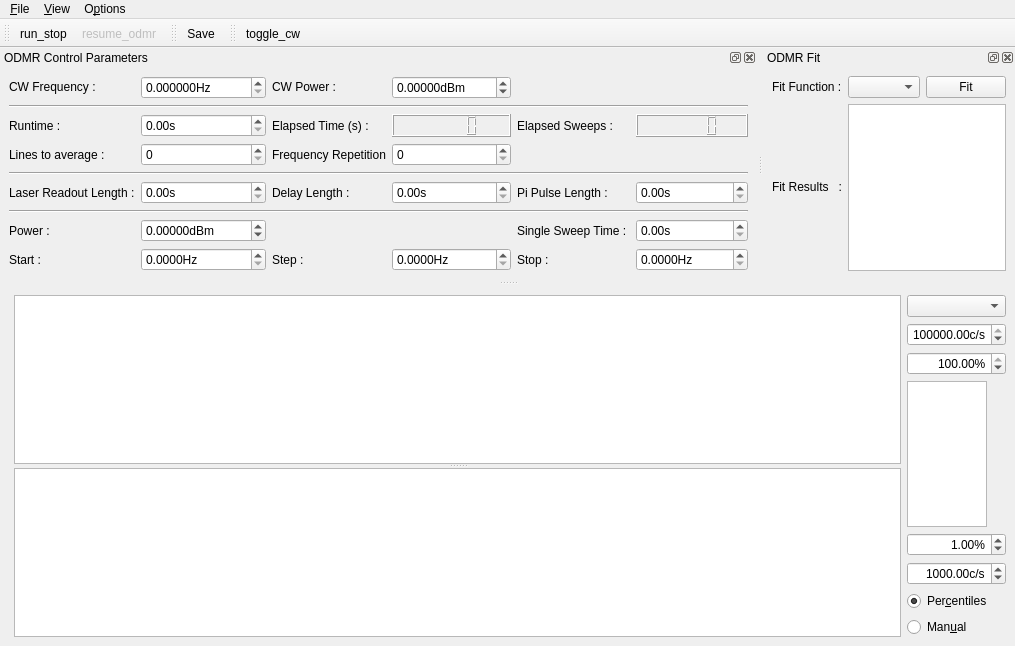
<?xml version="1.0" encoding="UTF-8"?>
<ui version="4.0">
 <class>MainWindow</class>
 <widget class="QMainWindow" name="MainWindow">
  <property name="geometry">
   <rect>
    <x>0</x>
    <y>0</y>
    <width>1013</width>
    <height>646</height>
   </rect>
  </property>
  <property name="contextMenuPolicy">
   <enum>Qt::DefaultContextMenu</enum>
  </property>
  <property name="windowTitle">
   <string>qudi-hira: Raster pulsedODMR (AWG)</string>
  </property>
  <widget class="QWidget" name="centralwidget">
   <layout class="QHBoxLayout" name="horizontalLayout">
    <item>
     <spacer name="horizontalSpacer">
      <property name="orientation">
       <enum>Qt::Horizontal</enum>
      </property>
      <property name="sizeHint" stdset="0">
       <size>
        <width>5</width>
        <height>20</height>
       </size>
      </property>
     </spacer>
    </item>
    <item>
     <widget class="QSplitter" name="splitter">
      <property name="sizePolicy">
       <sizepolicy hsizetype="Preferred" vsizetype="Expanding">
        <horstretch>1</horstretch>
        <verstretch>0</verstretch>
       </sizepolicy>
      </property>
      <property name="orientation">
       <enum>Qt::Vertical</enum>
      </property>
      <widget class="PlotWidget" name="odmr_PlotWidget">
       <property name="sizePolicy">
        <sizepolicy hsizetype="Expanding" vsizetype="Expanding">
         <horstretch>1</horstretch>
         <verstretch>1</verstretch>
        </sizepolicy>
       </property>
      </widget>
      <widget class="PlotWidget" name="odmr_matrix_PlotWidget">
       <property name="sizePolicy">
        <sizepolicy hsizetype="Expanding" vsizetype="Expanding">
         <horstretch>1</horstretch>
         <verstretch>1</verstretch>
        </sizepolicy>
       </property>
      </widget>
     </widget>
    </item>
    <item>
     <layout class="QVBoxLayout" name="verticalLayout">
      <item>
       <widget class="QComboBox" name="odmr_channel_ComboBox"/>
      </item>
      <item>
       <widget class="ScienDSpinBox" name="odmr_cb_max_DoubleSpinBox">
        <property name="maximumSize">
         <size>
          <width>100</width>
          <height>16777215</height>
         </size>
        </property>
        <property name="alignment">
         <set>Qt::AlignRight|Qt::AlignTrailing|Qt::AlignVCenter</set>
        </property>
        <property name="suffix">
         <string>c/s</string>
        </property>
        <property name="minimum">
         <double>-10.000000000000000</double>
        </property>
        <property name="maximum">
         <double>1000000000.000000000000000</double>
        </property>
        <property name="value">
         <double>100000.000000000000000</double>
        </property>
       </widget>
      </item>
      <item>
       <widget class="ScienDSpinBox" name="odmr_cb_high_percentile_DoubleSpinBox">
        <property name="maximumSize">
         <size>
          <width>100</width>
          <height>16777215</height>
         </size>
        </property>
        <property name="alignment">
         <set>Qt::AlignRight|Qt::AlignTrailing|Qt::AlignVCenter</set>
        </property>
        <property name="suffix">
         <string>%</string>
        </property>
        <property name="minimum">
         <double>0.000000000000000</double>
        </property>
        <property name="maximum">
         <double>100.000000000000000</double>
        </property>
        <property name="value">
         <double>100.000000000000000</double>
        </property>
       </widget>
      </item>
      <item>
       <widget class="PlotWidget" name="odmr_cb_PlotWidget">
        <property name="sizePolicy">
         <sizepolicy hsizetype="Expanding" vsizetype="Expanding">
          <horstretch>0</horstretch>
          <verstretch>0</verstretch>
         </sizepolicy>
        </property>
        <property name="maximumSize">
         <size>
          <width>80</width>
          <height>16777215</height>
         </size>
        </property>
       </widget>
      </item>
      <item>
       <widget class="ScienDSpinBox" name="odmr_cb_low_percentile_DoubleSpinBox">
        <property name="maximumSize">
         <size>
          <width>100</width>
          <height>16777215</height>
         </size>
        </property>
        <property name="alignment">
         <set>Qt::AlignRight|Qt::AlignTrailing|Qt::AlignVCenter</set>
        </property>
        <property name="suffix">
         <string>%</string>
        </property>
        <property name="minimum">
         <double>0.000000000000000</double>
        </property>
        <property name="maximum">
         <double>100.000000000000000</double>
        </property>
        <property name="value">
         <double>1.000000000000000</double>
        </property>
       </widget>
      </item>
      <item>
       <widget class="ScienDSpinBox" name="odmr_cb_min_DoubleSpinBox">
        <property name="maximumSize">
         <size>
          <width>100</width>
          <height>16777215</height>
         </size>
        </property>
        <property name="alignment">
         <set>Qt::AlignRight|Qt::AlignTrailing|Qt::AlignVCenter</set>
        </property>
        <property name="suffix">
         <string>c/s</string>
        </property>
        <property name="minimum">
         <double>-10.000000000000000</double>
        </property>
        <property name="maximum">
         <double>1000000000.000000000000000</double>
        </property>
        <property name="value">
         <double>1000.000000000000000</double>
        </property>
       </widget>
      </item>
      <item>
       <widget class="QRadioButton" name="odmr_cb_centiles_RadioButton">
        <property name="text">
         <string>Per&amp;centiles</string>
        </property>
        <property name="checked">
         <bool>true</bool>
        </property>
        <attribute name="buttonGroup">
         <string notr="true">buttonGroup</string>
        </attribute>
       </widget>
      </item>
      <item>
       <widget class="QRadioButton" name="odmr_cb_manual_RadioButton">
        <property name="text">
         <string>Man&amp;ual</string>
        </property>
        <attribute name="buttonGroup">
         <string notr="true">buttonGroup</string>
        </attribute>
       </widget>
      </item>
     </layout>
    </item>
   </layout>
  </widget>
  <widget class="QMenuBar" name="menubar">
   <property name="geometry">
    <rect>
     <x>0</x>
     <y>0</y>
     <width>1013</width>
     <height>21</height>
    </rect>
   </property>
   <widget class="QMenu" name="menu_File">
    <property name="title">
     <string>&amp;File</string>
    </property>
    <addaction name="action_Save"/>
    <addaction name="action_Close"/>
   </widget>
   <widget class="QMenu" name="menu_Options">
    <property name="title">
     <string>O&amp;ptions</string>
    </property>
    <addaction name="action_Settings"/>
    <addaction name="action_FitSettings"/>
   </widget>
   <widget class="QMenu" name="menu_View">
    <property name="title">
     <string>&amp;View</string>
    </property>
    <addaction name="action_RestoreDefault"/>
   </widget>
   <addaction name="menu_File"/>
   <addaction name="menu_View"/>
   <addaction name="menu_Options"/>
  </widget>
  <widget class="QToolBar" name="toolBar">
   <property name="windowTitle">
    <string>toolBar</string>
   </property>
   <attribute name="toolBarArea">
    <enum>TopToolBarArea</enum>
   </attribute>
   <attribute name="toolBarBreak">
    <bool>false</bool>
   </attribute>
   <addaction name="action_run_stop"/>
   <addaction name="action_resume_odmr"/>
  </widget>
  <widget class="QDockWidget" name="odmr_control_DockWidget">
   <property name="enabled">
    <bool>true</bool>
   </property>
   <property name="sizePolicy">
    <sizepolicy hsizetype="Fixed" vsizetype="Fixed">
     <horstretch>1</horstretch>
     <verstretch>0</verstretch>
    </sizepolicy>
   </property>
   <property name="baseSize">
    <size>
     <width>0</width>
     <height>20</height>
    </size>
   </property>
   <property name="toolTip">
    <string/>
   </property>
   <property name="windowTitle">
    <string>ODMR Control Parameters</string>
   </property>
   <attribute name="dockWidgetArea">
    <number>4</number>
   </attribute>
   <widget class="QWidget" name="dockWidgetContents_3">
    <property name="sizePolicy">
     <sizepolicy hsizetype="Minimum" vsizetype="Minimum">
      <horstretch>0</horstretch>
      <verstretch>0</verstretch>
     </sizepolicy>
    </property>
    <layout class="QGridLayout" name="gridLayout">
     <item row="0" column="0">
      <widget class="QLabel" name="label">
       <property name="sizePolicy">
        <sizepolicy hsizetype="Minimum" vsizetype="Fixed">
         <horstretch>0</horstretch>
         <verstretch>0</verstretch>
        </sizepolicy>
       </property>
       <property name="text">
        <string>CW Frequency :</string>
       </property>
      </widget>
     </item>
     <item row="5" column="3">
      <widget class="ScienDSpinBox" name="delay_length_doubleSpinBox">
       <property name="suffix">
        <string>s</string>
       </property>
      </widget>
     </item>
     <item row="5" column="0">
      <widget class="QLabel" name="label_16">
       <property name="text">
        <string>Laser Readout Length :</string>
       </property>
      </widget>
     </item>
     <item row="2" column="5">
      <widget class="QLCDNumber" name="elapsed_sweeps_DisplayWidget"/>
     </item>
     <item row="2" column="1">
      <widget class="QDoubleSpinBox" name="runtime_DoubleSpinBox">
       <property name="sizePolicy">
        <sizepolicy hsizetype="Minimum" vsizetype="Fixed">
         <horstretch>0</horstretch>
         <verstretch>0</verstretch>
        </sizepolicy>
       </property>
       <property name="suffix">
        <string>s</string>
       </property>
       <property name="maximum">
        <double>10000000.000000000000000</double>
       </property>
      </widget>
     </item>
     <item row="9" column="2">
      <widget class="QLabel" name="label_4">
       <property name="sizePolicy">
        <sizepolicy hsizetype="Minimum" vsizetype="Minimum">
         <horstretch>0</horstretch>
         <verstretch>0</verstretch>
        </sizepolicy>
       </property>
       <property name="text">
        <string>Step :</string>
       </property>
      </widget>
     </item>
     <item row="5" column="4">
      <widget class="QLabel" name="label_14">
       <property name="text">
        <string>Pi Pulse Length :</string>
       </property>
      </widget>
     </item>
     <item row="0" column="2">
      <widget class="QLabel" name="label_6">
       <property name="sizePolicy">
        <sizepolicy hsizetype="Minimum" vsizetype="Fixed">
         <horstretch>0</horstretch>
         <verstretch>0</verstretch>
        </sizepolicy>
       </property>
       <property name="text">
        <string>CW Power :</string>
       </property>
      </widget>
     </item>
     <item row="2" column="2">
      <widget class="QLabel" name="label_8">
       <property name="sizePolicy">
        <sizepolicy hsizetype="Minimum" vsizetype="Minimum">
         <horstretch>0</horstretch>
         <verstretch>0</verstretch>
        </sizepolicy>
       </property>
       <property name="text">
        <string>Elapsed Time (s) :</string>
       </property>
      </widget>
     </item>
     <item row="9" column="1">
      <widget class="ScienDSpinBox" name="start_freq_DoubleSpinBox">
       <property name="sizePolicy">
        <sizepolicy hsizetype="Minimum" vsizetype="Fixed">
         <horstretch>0</horstretch>
         <verstretch>0</verstretch>
        </sizepolicy>
       </property>
       <property name="suffix">
        <string>Hz</string>
       </property>
       <property name="decimals">
        <number>4</number>
       </property>
       <property name="maximum">
        <double>1000000000.000000000000000</double>
       </property>
      </widget>
     </item>
     <item row="7" column="0" colspan="6">
      <widget class="Line" name="line">
       <property name="orientation">
        <enum>Qt::Horizontal</enum>
       </property>
      </widget>
     </item>
     <item row="3" column="1">
      <widget class="QSpinBox" name="average_level_SpinBox">
       <property name="minimum">
        <number>0</number>
       </property>
       <property name="maximum">
        <number>1000</number>
       </property>
       <property name="singleStep">
        <number>1</number>
       </property>
       <property name="value">
        <number>0</number>
       </property>
      </widget>
     </item>
     <item row="5" column="1">
      <widget class="ScienDSpinBox" name="laser_readout_length_doubleSpinBox">
       <property name="suffix">
        <string>s</string>
       </property>
      </widget>
     </item>
     <item row="9" column="4">
      <widget class="QLabel" name="label_5">
       <property name="sizePolicy">
        <sizepolicy hsizetype="Minimum" vsizetype="Minimum">
         <horstretch>0</horstretch>
         <verstretch>0</verstretch>
        </sizepolicy>
       </property>
       <property name="text">
        <string>Stop :</string>
       </property>
      </widget>
     </item>
     <item row="3" column="0">
      <widget class="QLabel" name="average_label">
       <property name="text">
        <string>Lines to average :</string>
       </property>
      </widget>
     </item>
     <item row="9" column="5">
      <widget class="ScienDSpinBox" name="stop_freq_DoubleSpinBox">
       <property name="sizePolicy">
        <sizepolicy hsizetype="Minimum" vsizetype="Fixed">
         <horstretch>0</horstretch>
         <verstretch>0</verstretch>
        </sizepolicy>
       </property>
       <property name="suffix">
        <string>Hz</string>
       </property>
       <property name="decimals">
        <number>4</number>
       </property>
       <property name="minimum">
        <double>0.000000000000000</double>
       </property>
       <property name="maximum">
        <double>1000000000.000000000000000</double>
       </property>
      </widget>
     </item>
     <item row="0" column="1">
      <widget class="ScienDSpinBox" name="cw_frequency_DoubleSpinBox">
       <property name="sizePolicy">
        <sizepolicy hsizetype="Minimum" vsizetype="Fixed">
         <horstretch>0</horstretch>
         <verstretch>0</verstretch>
        </sizepolicy>
       </property>
       <property name="suffix">
        <string>Hz</string>
       </property>
       <property name="decimals">
        <number>6</number>
       </property>
       <property name="maximum">
        <double>1000000000.000000000000000</double>
       </property>
       <property name="singleStep">
        <double>0.010000000000000</double>
       </property>
      </widget>
     </item>
     <item row="2" column="0">
      <widget class="QLabel" name="label_7">
       <property name="sizePolicy">
        <sizepolicy hsizetype="Minimum" vsizetype="Minimum">
         <horstretch>0</horstretch>
         <verstretch>0</verstretch>
        </sizepolicy>
       </property>
       <property name="text">
        <string>Runtime :</string>
       </property>
      </widget>
     </item>
     <item row="5" column="5">
      <widget class="ScienDSpinBox" name="pi_pulse_length_doubleSpinBox">
       <property name="suffix">
        <string>s</string>
       </property>
      </widget>
     </item>
     <item row="8" column="0">
      <widget class="QLabel" name="label_2">
       <property name="sizePolicy">
        <sizepolicy hsizetype="Minimum" vsizetype="Minimum">
         <horstretch>0</horstretch>
         <verstretch>0</verstretch>
        </sizepolicy>
       </property>
       <property name="text">
        <string>Power :</string>
       </property>
      </widget>
     </item>
     <item row="9" column="0">
      <widget class="QLabel" name="label_3">
       <property name="sizePolicy">
        <sizepolicy hsizetype="Minimum" vsizetype="Minimum">
         <horstretch>0</horstretch>
         <verstretch>0</verstretch>
        </sizepolicy>
       </property>
       <property name="text">
        <string>Start :</string>
       </property>
      </widget>
     </item>
     <item row="1" column="0" colspan="6">
      <widget class="Line" name="line_2">
       <property name="minimumSize">
        <size>
         <width>0</width>
         <height>0</height>
        </size>
       </property>
       <property name="lineWidth">
        <number>1</number>
       </property>
       <property name="midLineWidth">
        <number>0</number>
       </property>
       <property name="orientation">
        <enum>Qt::Horizontal</enum>
       </property>
      </widget>
     </item>
     <item row="5" column="2">
      <widget class="QLabel" name="label_15">
       <property name="text">
        <string>Delay Length :</string>
       </property>
      </widget>
     </item>
     <item row="2" column="3">
      <widget class="QLCDNumber" name="elapsed_time_DisplayWidget">
       <property name="sizePolicy">
        <sizepolicy hsizetype="Minimum" vsizetype="Minimum">
         <horstretch>0</horstretch>
         <verstretch>0</verstretch>
        </sizepolicy>
       </property>
      </widget>
     </item>
     <item row="8" column="1">
      <widget class="ScienDSpinBox" name="sweep_power_DoubleSpinBox">
       <property name="sizePolicy">
        <sizepolicy hsizetype="Minimum" vsizetype="Fixed">
         <horstretch>0</horstretch>
         <verstretch>0</verstretch>
        </sizepolicy>
       </property>
       <property name="suffix">
        <string>dBm</string>
       </property>
       <property name="decimals">
        <number>5</number>
       </property>
       <property name="minimum">
        <double>-1000.000000000000000</double>
       </property>
       <property name="maximum">
        <double>100.000000000000000</double>
       </property>
      </widget>
     </item>
     <item row="9" column="3">
      <widget class="ScienDSpinBox" name="step_freq_DoubleSpinBox">
       <property name="sizePolicy">
        <sizepolicy hsizetype="Minimum" vsizetype="Fixed">
         <horstretch>0</horstretch>
         <verstretch>0</verstretch>
        </sizepolicy>
       </property>
       <property name="suffix">
        <string>Hz</string>
       </property>
       <property name="decimals">
        <number>4</number>
       </property>
       <property name="minimum">
        <double>0.000000000000000</double>
       </property>
       <property name="maximum">
        <double>1000000000.000000000000000</double>
       </property>
       <property name="singleStep">
        <double>0.100000000000000</double>
       </property>
      </widget>
     </item>
     <item row="0" column="3">
      <widget class="ScienDSpinBox" name="cw_power_DoubleSpinBox">
       <property name="sizePolicy">
        <sizepolicy hsizetype="Minimum" vsizetype="Fixed">
         <horstretch>0</horstretch>
         <verstretch>0</verstretch>
        </sizepolicy>
       </property>
       <property name="suffix">
        <string>dBm</string>
       </property>
       <property name="decimals">
        <number>5</number>
       </property>
       <property name="minimum">
        <double>-1000.000000000000000</double>
       </property>
       <property name="maximum">
        <double>100.000000000000000</double>
       </property>
      </widget>
     </item>
     <item row="2" column="4">
      <widget class="QLabel" name="label_10">
       <property name="sizePolicy">
        <sizepolicy hsizetype="Minimum" vsizetype="Minimum">
         <horstretch>0</horstretch>
         <verstretch>0</verstretch>
        </sizepolicy>
       </property>
       <property name="text">
        <string>Elapsed Sweeps :</string>
       </property>
      </widget>
     </item>
     <item row="4" column="0" colspan="6">
      <widget class="Line" name="line_3">
       <property name="sizePolicy">
        <sizepolicy hsizetype="Minimum" vsizetype="Fixed">
         <horstretch>0</horstretch>
         <verstretch>0</verstretch>
        </sizepolicy>
       </property>
       <property name="orientation">
        <enum>Qt::Horizontal</enum>
       </property>
      </widget>
     </item>
     <item row="8" column="5">
      <widget class="ScienDSpinBox" name="single_sweep_time_doubleSpinBox">
       <property name="suffix">
        <string>s</string>
       </property>
      </widget>
     </item>
     <item row="8" column="4">
      <widget class="QLabel" name="label_13">
       <property name="text">
        <string>Single Sweep Time : </string>
       </property>
      </widget>
     </item>
     <item row="3" column="2">
      <widget class="QLabel" name="label_11">
       <property name="text">
        <string>Frequency Repetition</string>
       </property>
      </widget>
     </item>
     <item row="3" column="3">
      <widget class="QDoubleSpinBox" name="freq_repetition_doubleSpinBox">
       <property name="decimals">
        <number>0</number>
       </property>
      </widget>
     </item>
    </layout>
   </widget>
  </widget>
  <widget class="QDockWidget" name="odmr_fit_DockWidget">
   <property name="sizePolicy">
    <sizepolicy hsizetype="Minimum" vsizetype="Minimum">
     <horstretch>0</horstretch>
     <verstretch>0</verstretch>
    </sizepolicy>
   </property>
   <property name="baseSize">
    <size>
     <width>0</width>
     <height>20</height>
    </size>
   </property>
   <property name="windowTitle">
    <string>ODMR Fit</string>
   </property>
   <attribute name="dockWidgetArea">
    <number>4</number>
   </attribute>
   <widget class="QWidget" name="dockWidgetContents_5">
    <property name="sizePolicy">
     <sizepolicy hsizetype="Minimum" vsizetype="Minimum">
      <horstretch>0</horstretch>
      <verstretch>0</verstretch>
     </sizepolicy>
    </property>
    <layout class="QGridLayout" name="gridLayout_2">
     <item row="0" column="2">
      <widget class="QPushButton" name="do_fit_PushButton">
       <property name="sizePolicy">
        <sizepolicy hsizetype="Minimum" vsizetype="Fixed">
         <horstretch>0</horstretch>
         <verstretch>0</verstretch>
        </sizepolicy>
       </property>
       <property name="text">
        <string>Fit</string>
       </property>
      </widget>
     </item>
     <item row="0" column="1">
      <widget class="FitSettingsComboBox" name="fit_methods_ComboBox">
       <property name="sizePolicy">
        <sizepolicy hsizetype="Minimum" vsizetype="Fixed">
         <horstretch>0</horstretch>
         <verstretch>0</verstretch>
        </sizepolicy>
       </property>
      </widget>
     </item>
     <item row="0" column="0">
      <widget class="QLabel" name="label_9">
       <property name="sizePolicy">
        <sizepolicy hsizetype="Fixed" vsizetype="Minimum">
         <horstretch>0</horstretch>
         <verstretch>0</verstretch>
        </sizepolicy>
       </property>
       <property name="text">
        <string>Fit Function :</string>
       </property>
      </widget>
     </item>
     <item row="1" column="0">
      <widget class="QLabel" name="label_12">
       <property name="sizePolicy">
        <sizepolicy hsizetype="Fixed" vsizetype="Fixed">
         <horstretch>0</horstretch>
         <verstretch>0</verstretch>
        </sizepolicy>
       </property>
       <property name="text">
        <string>Fit Results   :</string>
       </property>
      </widget>
     </item>
     <item row="1" column="1" colspan="2">
      <widget class="QTextBrowser" name="odmr_fit_results_DisplayWidget">
       <property name="sizePolicy">
        <sizepolicy hsizetype="Ignored" vsizetype="Expanding">
         <horstretch>0</horstretch>
         <verstretch>0</verstretch>
        </sizepolicy>
       </property>
       <property name="baseSize">
        <size>
         <width>0</width>
         <height>1</height>
        </size>
       </property>
       <property name="sizeAdjustPolicy">
        <enum>QAbstractScrollArea::AdjustToContents</enum>
       </property>
       <property name="tabChangesFocus">
        <bool>true</bool>
       </property>
      </widget>
     </item>
    </layout>
   </widget>
  </widget>
  <widget class="QToolBar" name="save_ToolBar">
   <property name="windowTitle">
    <string>toolBar_2</string>
   </property>
   <attribute name="toolBarArea">
    <enum>TopToolBarArea</enum>
   </attribute>
   <attribute name="toolBarBreak">
    <bool>false</bool>
   </attribute>
   <addaction name="action_Save"/>
  </widget>
  <widget class="QToolBar" name="cw_ToolBar">
   <property name="windowTitle">
    <string>toolBar_2</string>
   </property>
   <attribute name="toolBarArea">
    <enum>TopToolBarArea</enum>
   </attribute>
   <attribute name="toolBarBreak">
    <bool>false</bool>
   </attribute>
   <addaction name="action_toggle_cw"/>
  </widget>
  <action name="action_Settings">
   <property name="icon">
    <iconset>
     <normaloff>../../artwork/icons/oxygen/22x22/configure.png</normaloff>../../artwork/icons/oxygen/22x22/configure.png</iconset>
   </property>
   <property name="text">
    <string>&amp;Settings</string>
   </property>
  </action>
  <action name="action_Save">
   <property name="icon">
    <iconset>
     <normaloff>../../artwork/icons/oxygen/22x22/document-save.png</normaloff>../../artwork/icons/oxygen/22x22/document-save.png</iconset>
   </property>
   <property name="text">
    <string>&amp;Save</string>
   </property>
   <property name="toolTip">
    <string>Save odmr data</string>
   </property>
  </action>
  <action name="action_Close">
   <property name="icon">
    <iconset>
     <normaloff>../../artwork/icons/oxygen/22x22/application-exit.png</normaloff>../../artwork/icons/oxygen/22x22/application-exit.png</iconset>
   </property>
   <property name="text">
    <string>&amp;Close</string>
   </property>
  </action>
  <action name="action_run_stop">
   <property name="checkable">
    <bool>true</bool>
   </property>
   <property name="icon">
    <iconset>
     <normaloff>../../artwork/icons/qudiTheme/22x22/start-counter.png</normaloff>
     <activeon>../../artwork/icons/qudiTheme/22x22/stop-counter.png</activeon>../../artwork/icons/qudiTheme/22x22/start-counter.png</iconset>
   </property>
   <property name="text">
    <string>run_stop</string>
   </property>
  </action>
  <action name="action_resume_odmr">
   <property name="checkable">
    <bool>true</bool>
   </property>
   <property name="enabled">
    <bool>false</bool>
   </property>
   <property name="icon">
    <iconset>
     <normaloff>../../artwork/icons/qudiTheme/22x22/restart-counter.png</normaloff>
     <activeon>../../artwork/icons/qudiTheme/22x22/stop-counter.png</activeon>../../artwork/icons/qudiTheme/22x22/restart-counter.png</iconset>
   </property>
   <property name="text">
    <string>resume_odmr</string>
   </property>
   <property name="toolTip">
    <string>resume odmr measurement</string>
   </property>
  </action>
  <action name="action_RestoreDefault">
   <property name="text">
    <string>Restore &amp;default</string>
   </property>
  </action>
  <action name="action_FitSettings">
   <property name="text">
    <string>Fit settings</string>
   </property>
  </action>
  <action name="action_toggle_cw">
   <property name="checkable">
    <bool>true</bool>
   </property>
   <property name="icon">
    <iconset>
     <normaloff>../../artwork/icons/oxygen/22x22/media-playback-start.png</normaloff>
     <normalon>../../artwork/icons/oxygen/22x22/media-playback-stop.png</normalon>
     <activeon>../../artwork/icons/oxygen/22x22/media-playback-stop.png</activeon>../../artwork/icons/oxygen/22x22/media-playback-start.png</iconset>
   </property>
   <property name="text">
    <string>toggle_cw</string>
   </property>
   <property name="toolTip">
    <string>toggle microwave CW output</string>
   </property>
  </action>
 </widget>
 <customwidgets>
  <customwidget>
   <class>PlotWidget</class>
   <extends>QGraphicsView</extends>
   <header>pyqtgraph</header>
  </customwidget>
  <customwidget>
   <class>ScienDSpinBox</class>
   <extends>QDoubleSpinBox</extends>
   <header>qtwidgets.scientific_spinbox.h</header>
  </customwidget>
  <customwidget>
   <class>FitSettingsComboBox</class>
   <extends>QComboBox</extends>
   <header>gui/fitsettings</header>
  </customwidget>
 </customwidgets>
 <tabstops>
  <tabstop>odmr_cb_max_DoubleSpinBox</tabstop>
  <tabstop>odmr_cb_high_percentile_DoubleSpinBox</tabstop>
  <tabstop>odmr_cb_PlotWidget</tabstop>
  <tabstop>odmr_cb_low_percentile_DoubleSpinBox</tabstop>
  <tabstop>odmr_cb_min_DoubleSpinBox</tabstop>
  <tabstop>odmr_cb_centiles_RadioButton</tabstop>
  <tabstop>odmr_cb_manual_RadioButton</tabstop>
  <tabstop>odmr_PlotWidget</tabstop>
  <tabstop>odmr_matrix_PlotWidget</tabstop>
 </tabstops>
 <resources/>
 <connections>
  <connection>
   <sender>action_Close</sender>
   <signal>triggered()</signal>
   <receiver>MainWindow</receiver>
   <slot>close()</slot>
   <hints>
    <hint type="sourcelabel">
     <x>-1</x>
     <y>-1</y>
    </hint>
    <hint type="destinationlabel">
     <x>531</x>
     <y>347</y>
    </hint>
   </hints>
  </connection>
 </connections>
 <buttongroups>
  <buttongroup name="buttonGroup"/>
 </buttongroups>
</ui>
